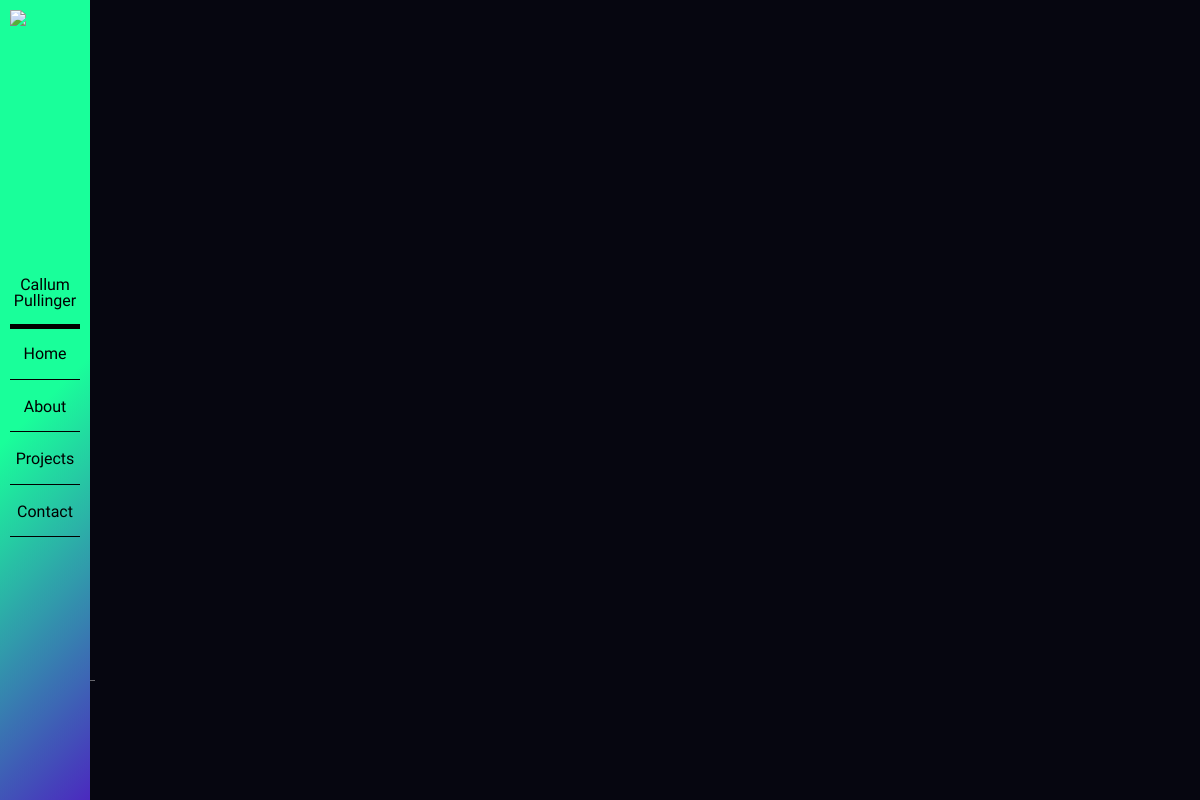
The app's page /contact/, older data.
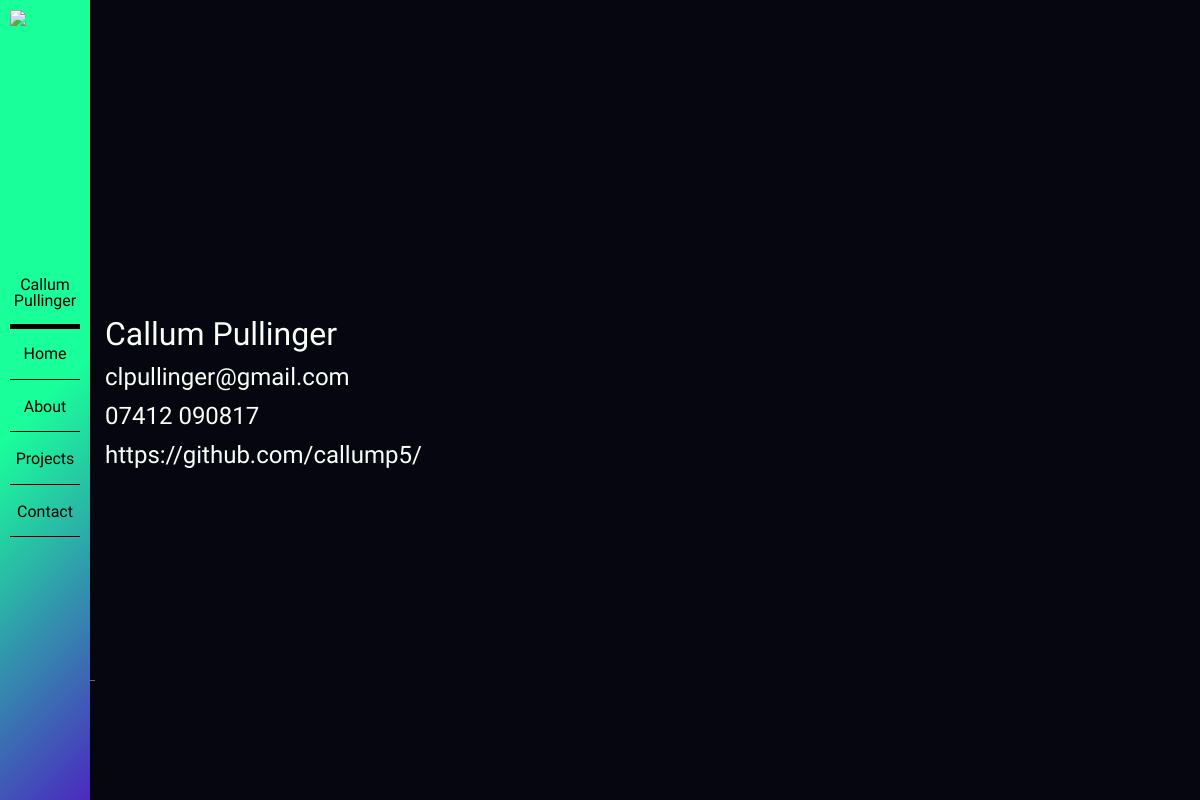
The same page, newer data.
### contact/models.py (models this page shows)
class MyDetails(models.Model):
    name = models.CharField(max_length=200)
    number = models.CharField(max_length=12)
    email = models.CharField(max_length=200)
    github = models.CharField(max_length=200)

### contact/views.py (the view)
# urls.py: url(r'^contact/$', contact_info),
def contact_info(request):
    details = MyDetails.objects.all
    return render(request, 'contact/contact.html', {'details': details})

### templates/contact/contact.html
{% extends 'index.html' %}
{% block content %}
<div class="page">
    {% for detail in details %}
        <h1>{{ detail.name }}</h1>
        <p>{{ detail.email }}</p>
        <p>{{ detail.number }}</p>
        <p>{{ detail.github }}</p>
    {% endfor %}
</div>
{% endblock %}

### templates/index.html (shortened to what this page needs)
{% load staticfiles %}
<!DOCTYPE html>
<html lang="en">
<head>
    <link rel="stylesheet" href="/static/lib/css/bootstrap.css">
    <link rel="stylesheet" href="/static/css/reset.css">
    <link rel="stylesheet" href="/static/css/star.css">
    <link rel="stylesheet" href="/static/css/style.css">
</head>
<body>
<header>
    <nav id="sidebar">
        <div id="logo">
            <img src="/static/imgs/logo.png">
        </div>
        <a id="name" href="/">Callum Pullinger</a>
        <ul class="nav">
            <li><a href="/">Home</a></li>
            <li><a href="/about/">About</a></li>
            <li><a href="/projects/">Projects</a></li>
            <li><a href="/contact/">Contact</a></li>
        </ul>
    </nav>
</header>
<div class="stars">
    <div class="p p-1"></div>
    <div class="p p-2"></div>
    <div class="p p-3"></div>
    <div class="p p-4"></div>
    <div class="p p-5"></div>
</div>
<main id="main">
    <div class="container">
    {% block content %}
    {% endblock %}
    </div>
</main>
</body>
</html>

### static/css/star.css (style rules this page uses)
.stars { position: absolute; }
.p { position:fixed; left:0px; top:50px; width:10px; height:1px; background-color: var(--background1); position:fixed; animation-name:particleAnimation; animation-timing-function: linear; animation-iteration-count: infinite; z-index: -10; }
.p::before { position:absolute; content:""; width:100px; right:1px; top:0px; height:1px; background: linear-gradient(to right, rgba(0,0,0,0) 0%,rgba(255,255,255,0.4) 100%); }
.p-1 { animation-duration:10s; }
.p-2 { animation-duration:5s; top:26%; }
.p-3 { animation-duration:17s; top:47%; }
.p-4 { animation-duration:10s; top:63%; }
.p-5 { animation-duration:14s; top:85%; }

### static/css/style.css (style rules this page uses)
:root { --navWidth: 90px; --navPadding: 10px; --logoWidth: 70px; --navColor1: rgb(25, 255, 154); --navColor2: rgb(75, 41, 191); --background1: #060610; --background2: rgba(0, 204, 255, 0.29); --navText: #000000; --navSpacing: 15px; --textColor: #f8fff7; --color1: #5bff64; --color2: #38f0ff; --color3: #ff48ed; }
h1, h2, h3, h4, ul, li, a, button, th, td, text, p, label, span { color: var(--textColor); font-family: 'Open Sans', sans-serif; font-family: 'Raleway', sans-serif; font-family: 'Ubuntu', sans-serif; }
h1, h2, p { padding-bottom: 15px; }
h1 { font-size: 2em; }
p { font-size: 1.5em; }
body { background-color: var(--background1); overflow-x: hidden; }
#sidebar { position: fixed; top: 0; left: 0; min-height: 100vh; width: var(--navWidth); padding: var(--navPadding); display: flex; flex-direction: column; justify-content: center; align-items: center; background: linear-gradient(135deg, var(--navColor1) 50%, var(--navColor2) 100%); filter: progid:DXImageTransform.Microsoft.gradient(startColorstr='#ffffff', endColorstr='#00ffffff', GradientType=1); z-index: 100; }
#logo img { width: var(--logoWidth); position: fixed; top: 10px; left: 10px; display: none; }
#name { padding: var(--navSpacing) 0; border-bottom: var(--navText) 5px solid; text-align: center; }
.nav { display: flex; flex-direction: column; justify-content: center; align-items: center; }
.nav li { width: var(--logoWidth); height: 50px; margin:1.25px 0; padding:1.25px 0; border-bottom: 1px solid var(--navText); display: flex; flex-direction: column; justify-content: center; align-items: center; }
.nav li:nth-child(1) { border-top: 1px solid var(--navText); }
nav p, nav ul li, nav a { color: var(--navText); }
#name { display: none; }
#main { height: 100%; width: 82%; margin: 0 auto; padding-left: var(--navWidth); }
.page { min-height: 100vh; width: 90%; padding: 25px 10px 25px 0; display: flex; flex-direction: column; justify-content: center; align-items: flex-start; flex-wrap: wrap; }
@media screen and (min-height: 430px) { #logo img { display: block; } }
@media screen and (min-height: 560px) { #name { display: block; } }
@media screen and (min-height: 560px) { .nav li:nth-child(1) { border-top: none; } }
@media screen and  (min-width: 500px) { .page { width: 100%; margin: 0; padding: 40px 0; } }
@media screen and (min-width: 1000px) { #main { width: 100%; } }

Row changes from the older to the newer data that the page shows:
added MyDetails: name "Callum Pullinger", email "clpullinger@gmail.com", number "07412 090817", github "https://github.com/callump5/"
